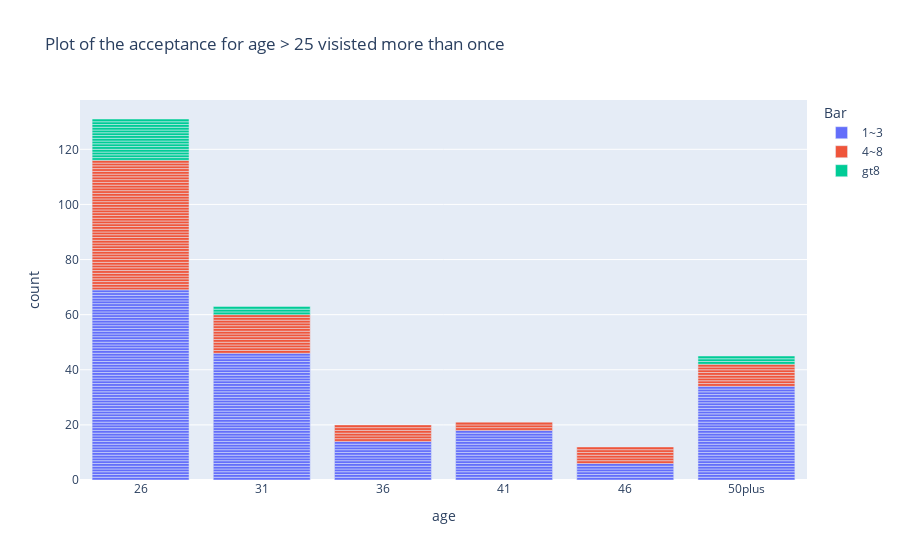

This figure's notebook cell:
### Code cell
fig = px.bar(Accepted_less1_Gt25, x = 'age', color = 'Bar', title='Plot of the acceptance for age > 25 visisted more than once')
fig.show()
fig.write_html('artifacts/Bar_Gt25_histiogram.png')

### Figure 1 — Plotly figure (JSON) as saved in the notebook; plotly's stock layout.template omitted (floating-point values rounded to 4 significant figures; data arrays with more than 128 entries replaced by an {"elided": "..."} marker saying what was removed)
{"data": [{"alignmentgroup": "True", "hovertemplate": "Bar=1~3<br>age=%{x}<br>count=%{y}<extra></extra>", "legendgroup": "1~3", "marker": {"color": "#636efa", "pattern": {"shape": ""}}, "name": "1~3", "offsetgroup": "1~3", "orientation": "v", "showlegend": true, "textposition": "auto", "type": "bar", "x": {"elided": "187 str values"}, "xaxis": "x", "y": {"elided": "187 int values"}, "yaxis": "y"}, {"alignmentgroup": "True", "hovertemplate": "Bar=4~8<br>age=%{x}<br>count=%{y}<extra></extra>", "legendgroup": "4~8", "marker": {"color": "#EF553B", "pattern": {"shape": ""}}, "name": "4~8", "offsetgroup": "4~8", "orientation": "v", "showlegend": true, "textposition": "auto", "type": "bar", "x": ["26", "26", "26", "26", "26", "26", "26", "26", "26", "26", "26", "26", "26", "26", "26", "26", "26", "26", "26", "26", "26", "26", "26", "26", "26", "26", "26", "26", "26", "26", "26", "26", "26", "26", "26", "26", "26", "26", "26", "26", "26", "26", "26", "26", "26", "26", "26", "31", "31", "31", "31", "31", "31", "31", "31", "31", "31", "31", "31", "31", "31", "36", "36", "36", "36", "36", "36", "41", "41", "41", "46", "46", "46", "46", "46", "46", "50plus", "50plus", "50plus", "50plus", "50plus", "50plus", "50plus", "50plus"], "xaxis": "x", "y": [1, 1, 1, 1, 1, 1, 1, 1, 1, 1, 1, 1, 1, 1, 1, 1, 1, 1, 1, 1, 1, 1, 1, 1, 1, 1, 1, 1, 1, 1, 1, 1, 1, 1, 1, 1, 1, 1, 1, 1, 1, 1, 1, 1, 1, 1, 1, 1, 1, 1, 1, 1, 1, 1, 1, 1, 1, 1, 1, 1, 1, 1, 1, 1, 1, 1, 1, 1, 1, 1, 1, 1, 1, 1, 1, 1, 1, 1, 1, 1, 1, 1, 1, 1], "yaxis": "y"}, {"alignmentgroup": "True", "hovertemplate": "Bar=gt8<br>age=%{x}<br>count=%{y}<extra></extra>", "legendgroup": "gt8", "marker": {"color": "#00cc96", "pattern": {"shape": ""}}, "name": "gt8", "offsetgroup": "gt8", "orientation": "v", "showlegend": true, "textposition": "auto", "type": "bar", "x": ["26", "26", "26", "26", "26", "26", "26", "26", "26", "26", "26", "26", "26", "26", "26", "31", "31", "31", "50plus", "50plus", "50plus"], "xaxis": "x", "y": [1, 1, 1, 1, 1, 1, 1, 1, 1, 1, 1, 1, 1, 1, 1, 1, 1, 1, 1, 1, 1], "yaxis": "y"}], "layout": {"barmode": "relative", "legend": {"title": {"text": "Bar"}, "tracegroupgap": 0}, "title": {"text": "Plot of the acceptance for age > 25 visisted more than once"}, "xaxis": {"anchor": "y", "domain": [0, 1], "title": {"text": "age"}}, "yaxis": {"anchor": "x", "domain": [0, 1], "title": {"text": "count"}}}}
